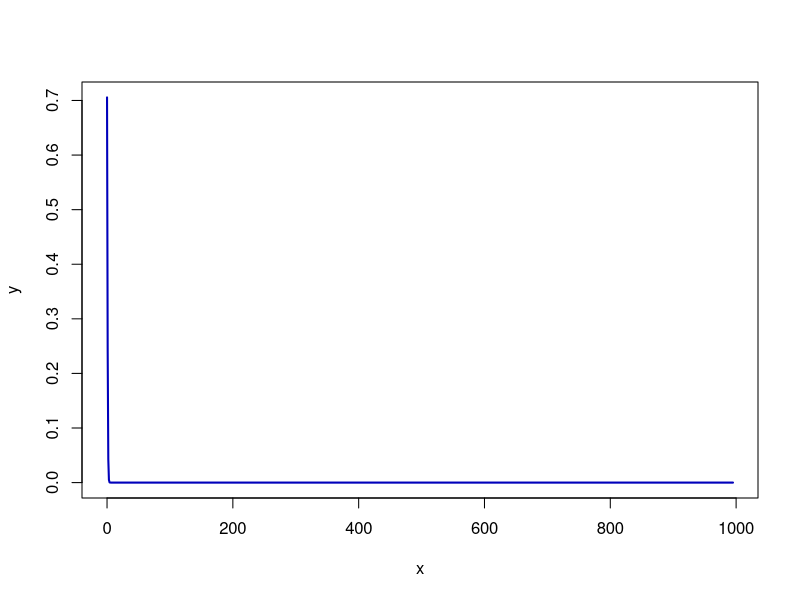
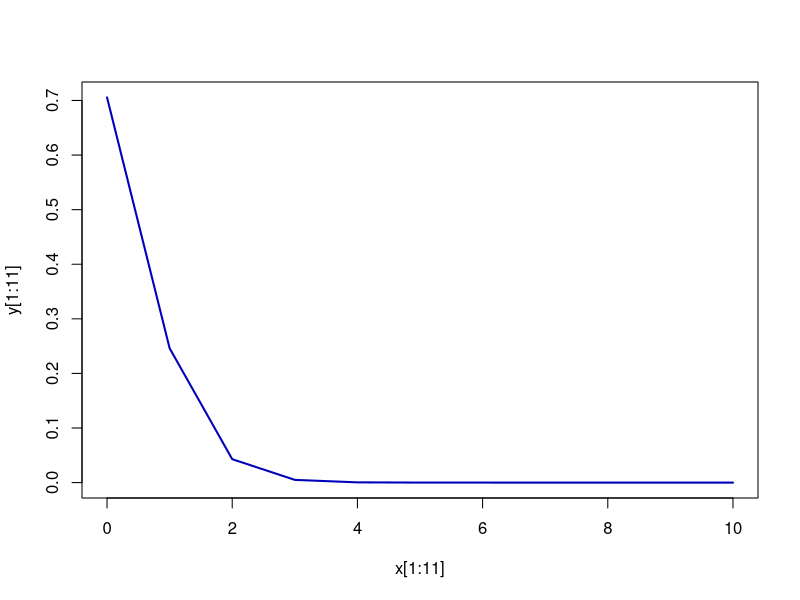
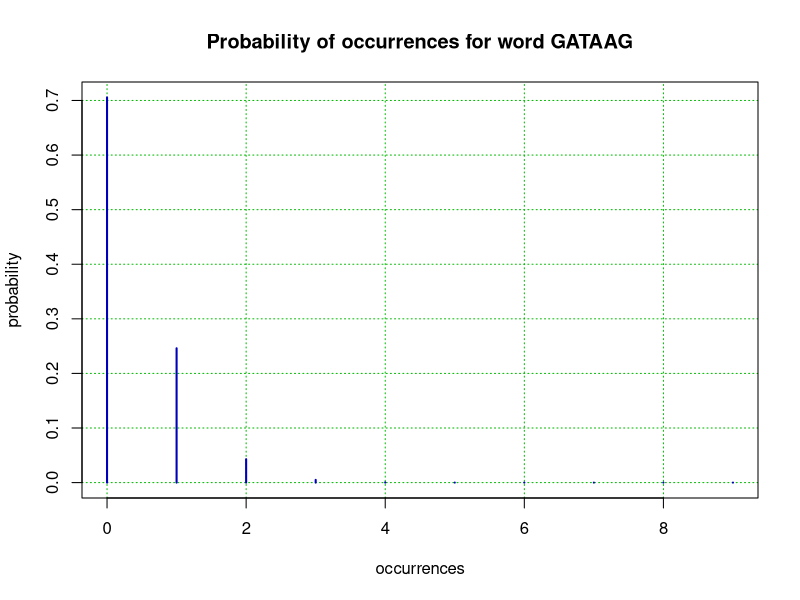
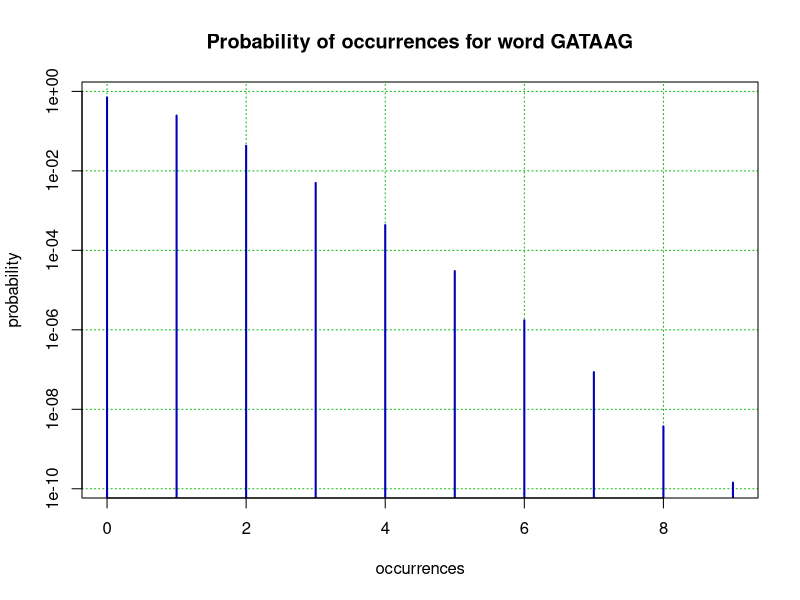
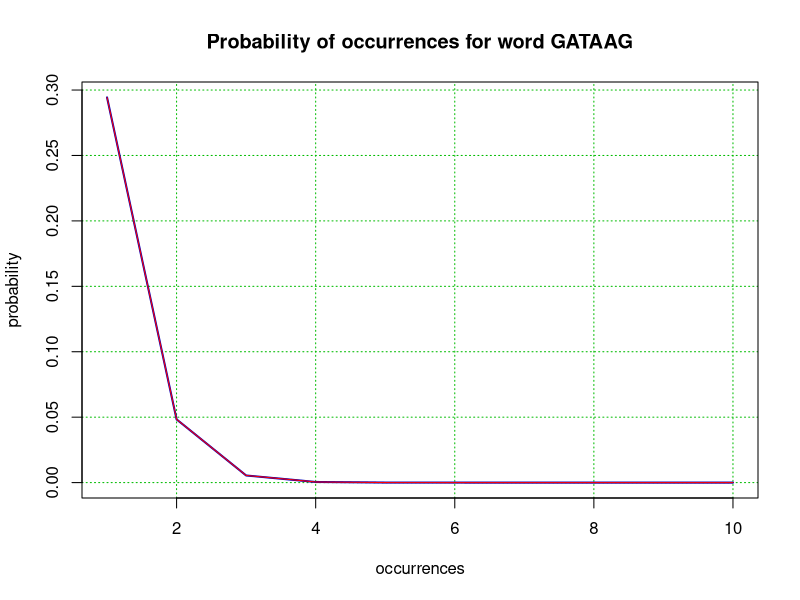
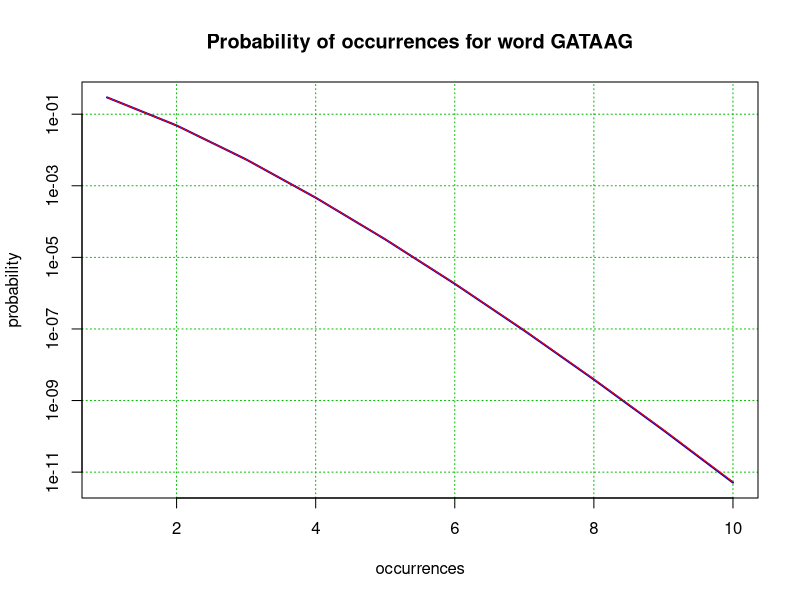

The R script that drew these images, in order:
# We will use R to answer a series of questions on word counts. These analyses will allow us to put in practice several topics treated in the theoretical course. We will follow a problem-driven approach starting from a question, we will see how to solve it with a R script.
# We will start with a tutorial, where the solutions will be shown below each question. A few additional exercises are also proposed.
# 
# In the current tutorial, we will analyze the probabilities associated to word occurrences. In the next tutorial, we will fit various theoretical distributions on an observe distribution of word counts, and compare the significance calculated with these differenc distributions.
# 
# These tutorials assume that you already learned the following chapters of the course.
# 
# Probabilities
# Theoretical distributions
# Fitting
# Goodness of fit
# Test of significance
# Tutorial: occurrence probabilities
# Assuming that a 1000 bp DNA sequence has been generated with a Bernouilli schema, and the following residue probabilities:
#   P(A) = 0.32
# P(T) = 0.33
# P(C) = 0.17
# P(G) = 0.18
# Questions
# What is the probability to observe an occurrence of the word GATAAG at a given position of the sequence ?
#   What is the expected number of occurrences for the word GATAAG in a sequence of this length ?
#   What is the probability to observe exactly 3 occurrences of the word GATAAG ?
#   What is the probability to observe at least 3 occurrences of this word ?
#   Plot the theoretical distribution of probability of occurrences of this word.
# Evaluate the effect of using the Poisson distribution as an approximation of the binomial in the tests above.
# Solutions
# The problem can be formulated as a Bernouilli schema, where each position of the 1000 sequence corresponds to a trial. At each position, the word can either be found (success) or not (failure). We assume that the probability of occurrence (success) is constant along the sequence, and we can thus use the binomial distribution to calculate the probability to observe a certain number of occurrences (successes).
# We need to calculate
# 
# The probability of success at each trial, i.e. the probability to observe the word at a given position of the sequence.
# The number of trials, i.e. the number of possible positions for this word in a 1000 bp sequences.
# Probability of occurrence at a given position
# The probability of the word can be estimated as the product of probability of its letters.
## Initializations
p.letter <- vector() ## Initialize a vector to store residue  probabilities
p.word <- vector() ## Initialize a vector to store word probabilities

W <- 'GATAAG' ## The word
k <- nchar(W) ## Word length

## Specify residue frequencies
p.letter["A"] <- 0.32
p.letter["C"] <- 0.17
p.letter["G"] <- 0.18
p.letter["T"] <- 0.33

## Check the result
print(p.letter)
sum(p.letter)

## calculate word probability
p.word[W] <- 1 # initialize
for (i in 1:nchar(W)) {
  letter <- substr(W,i,i) ## Select the letter at position i of word W
  p.word[W] <- p.word[W]*p.letter[letter] ## update word probability
}

# Number of possible positions
## Calculate number of positions for a word of length k in a sequence of length L
L <- 1000
pos <- L - k + 1
print(pos)

# Expected number of occurrences
# The expected number of occurrences is the product of the number of possible positions by the probability of occurrence at a given position.
E.occ <- pos*p.word[W]

# Occurrence probabilities
# The probability of occurrences can be obtained with the binomial function. Before using it, you should read the on-line help and learn how to use the R implementation of this distribution.

## Probabilty to observe exactly 3 occurrences
dbinom(3,size=pos,prob=p.word[W])

# In order to calculate the probability of observing ##at least 3 matches##, we could sum the results obtained with the same density function, for each valu between 3 and 6. This would however be inefficient in terms if calculation.
sum(dbinom(3:6,size=pos,prob=p.word[W]))

# The distribution function can return the same result in one operation, but we need to be ccareful about the parameters: by *"default, this function returns the lower tail"* of the distribution, i.e. the probability to observe at most x successes.
# We can use the option lower.tail=FALSE to specify that we want the "right tail" of the distribution. ** However, this will return the probability to observe more than x successes**.
# Thus, in order to calculate the probability to observe $$ at least x $$, we need to ask the probability to observe ## more than x-1 successes ##. In our case, x=3 and x-1=2.
# One possibility for calculating the * cumultative sum * would be to calculate each individual probability, with the density function dbinom, and sum them. However, this would be very inefficient, and R provides a * cumulative density function pbinom * to calculate directly the left (default) or the right tail of a distribution.

## Probabilty to observe ** at least 3 occurrences **
pbinom(2,size=pos,prob=p.word[W],lower.tail=FALSE)

# We will now plot the probability to observe exactly x occurrences, as a function of x. for this, we will come back to the density function, since we want the individual probability for each particular occurrence value.

## x is a vector taking all possible positions (N-k+1)
x <- 0:pos
y <- dbinom(x,size=pos,prob=p.word[W])
plot(x,y,type="l",col="#0000BB",lwd=2)

# This graphic is not very informative: we used the whole range of possible values (0:995) for the X axis, but, ** given the small value of the word probability **, the majority of the distribution is restricted to the smaller occurrence values (between 0 and 10). We wil thus plot the distribution over a shorter range.
# For this, we will select the 11 first values of the occurrence values (x[1:11]), and the corresponding probability values, which are found in the 11 first entries of the y vector (y[1:11]).

## Plot frequency polygon
plot(x[1:11],y[1:11],type="l",col="#0000BB",lwd=2)

## Plot with histogram type and add a few legends
plot(x[1:10],y[1:10],
     type="h",
     col="#0000BB",
     lwd=2, 
     main=paste("Probability of occurrences for word", W),
     xlab="occurrences", 
     ylab="probability",
     panel.first=grid(col="#00BB00"))

## Do the same plot, with a logarithmic scale on Y axis. 
plot(x[1:10],y[1:10],
     type="h",
     col="#0000BB",
     lwd=2, 
     main=paste("Probability of occurrences for word", W),
     xlab="occurrences", 
     ylab="probability",
     panel.first=grid(col="#00BB00"),
     log="y")

# Poisson approximation
# Evaluate the effect of using the Poisson distribution as an approximation of the binomial in the tests above.
# For the Poisson distribution, we need only one parameter (the expected mean) instead of two (the number of trials and the probability of success at each trial). Actually, we already calculated the expected mean above : it is the expected number of occurrences for the considered word.


x <- 1:10

W <- 'GATAAG'
k <- 6
pos <- L-k+1

## Calculate the P-value of occurrences with a Poisson distribution
E.occ <- pos*p.word[W]
Pval.Poisson <- ppois(x-1, E.occ,lower=F)
Pval.binomial <- pbinom(x-1, pos, p.word[W], lower=F)

## Plot the histogram of the binomial P-value
plot(x[1:10],Pval.binomial,
     type="l",
     col="#0000BB",
     lwd=2, 
     main=paste("Probability of occurrences for word", W),
     xlab="occurrences", 
     ylab="probability",
     panel.first=grid(col="#00BB00"))

## Superimpose the Poisson approximation
lines(x[1:10],Pval.Poisson[1:10],col="red",lwd=1)


## Plot the histogram of the binomial P-value
plot(x[1:10],Pval.binomial,
     type="l",
     col="#0000BB",
     lwd=2, 
     main=paste("Probability of occurrences for word", W),
     xlab="occurrences", 
     ylab="probability",
     panel.first=grid(col="#00BB00"),
     log="y")

## Superimpose the Poisson approximation
lines(x[1:10],Pval.Poisson[1:10],col="red",lwd=1)

# Exercise : probability of occurrence with substitutions
# Assuming that a DNA sequence contains the same proportion of A, C, G, T, what is the probability to observe, at a given position of this sequence, the word CAGTGAT
# without substitution ?
#   with exactly one substitution ?
#   with at most one substitution ?
#   with at most 3 substitutions ?
#   with at most 6 substitutions ?
#   Plot the distribution of probabilities, as a function of the number of substitutions.

# Exercices
# A sequence of length 10,000 has the following residue frequencies
# q F(A) = F(T) = 0.325
# q F(C) = F(G) = 0.175
# n What is the probability to observe the word GATAAG at any position of a sequence
# (assuming a Bernouilli model)
# n What would be the probability to observe, in the whole sequence
# q 0 occurrences
# q at least one occurrence
# q exactly one occurrence
# q exactly 15 occurrences
# q at least 15 occurrences
# q less than 15 occurrences
kk = length('GATAAG')
positions = 10000 - kk + 1
p = (0.175)^2*(0.325)^3*0.325
ocb  = positions*p

zero = dbinom(0, positions, p)
print(zero)

uma = dbinom(1, positions, p)
print(uma)

quinze = dbinom(15, positions, p)
print(quinze)
